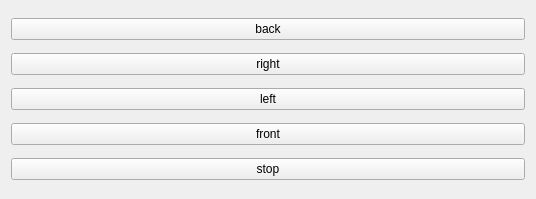
<?xml version="1.0" encoding="UTF-8"?>
<ui version="4.0">
 <class>Widget</class>
 <widget class="QWidget" name="Widget">
  <property name="geometry">
   <rect>
    <x>0</x>
    <y>0</y>
    <width>536</width>
    <height>199</height>
   </rect>
  </property>
  <property name="windowTitle">
   <string>Widget</string>
  </property>
  <layout class="QVBoxLayout" name="verticalLayout">
   <item>
    <widget class="QPushButton" name="backPushButton">
     <property name="text">
      <string>back</string>
     </property>
    </widget>
   </item>
   <item>
    <widget class="QPushButton" name="rightPushButton">
     <property name="text">
      <string>right</string>
     </property>
    </widget>
   </item>
   <item>
    <widget class="QPushButton" name="leftPushButton">
     <property name="text">
      <string>left</string>
     </property>
    </widget>
   </item>
   <item>
    <widget class="QPushButton" name="frontPushButton">
     <property name="text">
      <string>front</string>
     </property>
    </widget>
   </item>
   <item>
    <widget class="QPushButton" name="stopPushButton">
     <property name="text">
      <string>stop</string>
     </property>
    </widget>
   </item>
  </layout>
 </widget>
 <layoutdefault spacing="6" margin="11"/>
 <resources/>
 <connections/>
</ui>
